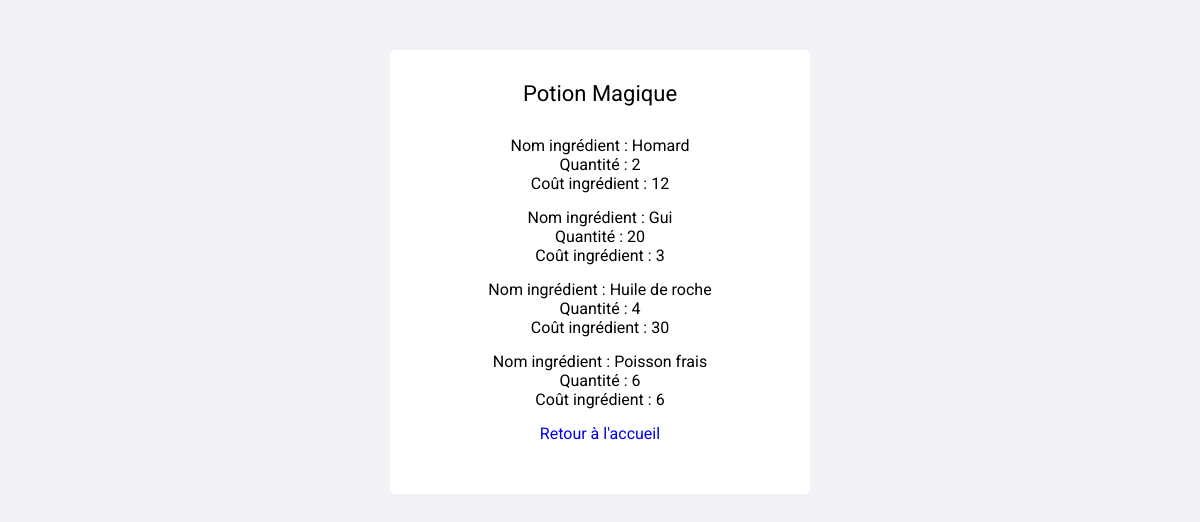
The page /voirPotion.php?id_potion=1 on the database its author committed.
### tables this page shows
CREATE TABLE IF NOT EXISTS `potion` (
  `id_potion` int(11) NOT NULL AUTO_INCREMENT,
  `nom_potion` varchar(50) NOT NULL,
  PRIMARY KEY (`id_potion`)
);

CREATE TABLE IF NOT EXISTS `composer` (
  `id_potion` int(11) NOT NULL,
  `id_ingredient` int(11) NOT NULL,
  `qte` int(5) NOT NULL,
  PRIMARY KEY (`id_potion`,`id_ingredient`),
  KEY `FK_COMPOSER_INGREDIENT` (`id_ingredient`),
  CONSTRAINT `FK_COMPOSER_INGREDIENT` FOREIGN KEY (`id_ingredient`) REFERENCES `ingredient` (`id_ingredient`),
  CONSTRAINT `FK_COMPOSER_POTION` FOREIGN KEY (`id_potion`) REFERENCES `potion` (`id_potion`)
);

CREATE TABLE IF NOT EXISTS `ingredient` (
  `id_ingredient` int(11) NOT NULL AUTO_INCREMENT,
  `nom_ingredient` varchar(50) NOT NULL,
  `cout_ingredient` float NOT NULL,
  PRIMARY KEY (`id_ingredient`)
);

### voirPotion.php (the view, shortened to what this page needs)
<!DOCTYPE html>
<html lang="en">
<head>
    <link rel="stylesheet" href="CSS/style.css">
</head>
<body>
    <main>
        <?php
            $pdo = connect();
            if(isset($_GET["id_potion"])) {
                $id_potion = $_GET["id_potion"];
                $requete = $pdo->prepare("
                    SELECT p.nom_potion, i.nom_ingredient, s.qte, i.cout_ingredient
                    FROM ingredient i, composer s, potion p
                    WHERE i.id_ingredient = s.id_ingredient
                    AND s.id_potion = p.id_potion
                    AND p.id_potion = :id_potion
                ");
                $requete->execute([":id_potion" => $id_potion]);
                $result = $requete->fetchAll();
                if($result) { ?>
                    <h3> Potion <?= $result[0]["nom_potion"] ?> </h3>
                    <?php
                        foreach($result as $potion){ ?>
                            <p>
                                Nom ingrédient : <?= $potion["nom_ingredient"] ?> <br>
                                Quantité : <?= $potion["qte"] ?> <br>
                                Coût ingrédient : <?= $potion["cout_ingredient"] ?>
                            </p>
                        <?php } ?>
                    <p> <a href='index.php'>Retour à l'accueil</a> </p>
                <?php } else {
                    echo "<p> Cette potion ne contient aucun ingrédient </p> <br>",
                         "<p> <a href='index.php'>Retour à l'accueil</a> </p>";
                }
            } else {
                header("Location: index.php");
            }
        ?>
    </main>
</body>
</html>

### CSS/style.css (style rules this page uses)
* { margin: 0; padding: 0; box-sizing: border-box; }
body { background: #f0f2f5; }
main { background: white; width: 45%; text-align: center; margin: 50px auto; padding: 1px 10px 36px 10px; border-radius: 5px; }
H3 { margin: 30px auto; font-family: 'Roboto', sans-serif; font-size: 22px; font-weight: initial; }
p { margin: 15px auto; font-family: 'Roboto', sans-serif; }
a { text-decoration: none; }
@media only screen and (min-width: 1200px) { main { width: 35%; } }

### rows shown on the page
potion: nom_potion "Magique"
composer: id_ingredient.nom_ingredient "Homard", qte "2", id_ingredient.cout_ingredient "12"
composer: id_ingredient.nom_ingredient "Gui", qte "20", id_ingredient.cout_ingredient "3"
composer: id_ingredient.nom_ingredient "Huile de roche", qte "4", id_ingredient.cout_ingredient "30"
composer: id_ingredient.nom_ingredient "Poisson frais", qte "6", id_ingredient.cout_ingredient "6"
